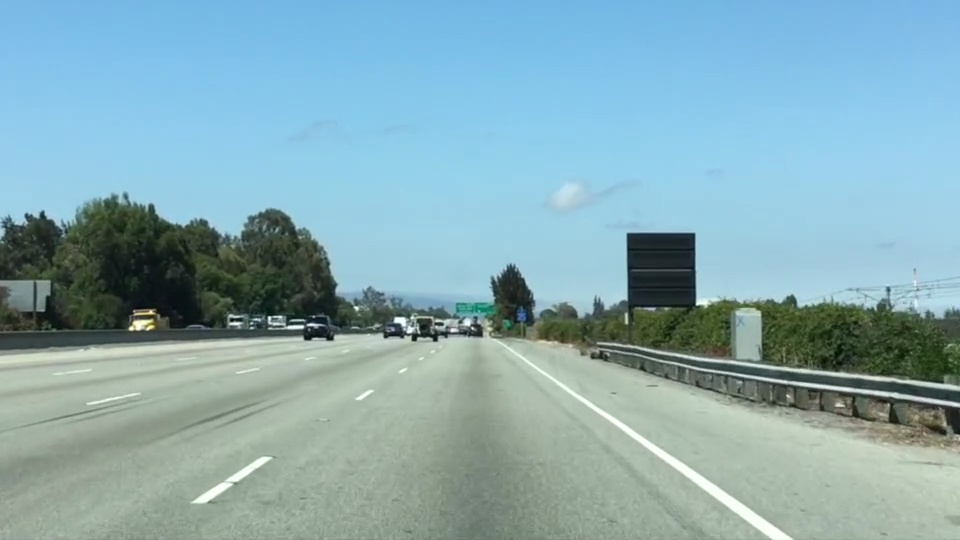
#> input picture wk01_finding_lanes/test.png, 960 x 540 px
$ python color_selection.py
#> lines starting #> are read from the running program, lines starting #| are printed output that depends on the picture; after the words box and inside, x2 and y2 are one past the last pixel; in counts of white or black regions, pixels touching at a corner belong together
import matplotlib.pyplot as plt
import matplotlib.image as mpimg
import numpy as np

# Read in the image and print out some stats
image = (mpimg.imread('test.png')*255).astype('uint8')
print('This image is: ',type(image),
         'with dimensions:', image.shape)
#| This image is:  <class 'numpy.ndarray'> with dimensions: (540, 960, 4)

# Grab the x and y size and make a copy of the image
ysize = image.shape[0]
#> ysize = 540
xsize = image.shape[1]
#> xsize = 960
color_select = np.copy(image)

# Define color selection criteria
###### MODIFY THESE VARIABLES TO MAKE YOUR COLOR SELECTION
red_threshold = 200
green_threshold = 200
blue_threshold = 200
######

rgb_threshold = [red_threshold, green_threshold, blue_threshold]

# Do a bitwise or with the "|" character to identify
# pixels below the thresholds
thresholds = (image[:,:,0] < rgb_threshold[0]) \
            | (image[:,:,1] < rgb_threshold[1]) \
            | (image[:,:,2] < rgb_threshold[2])
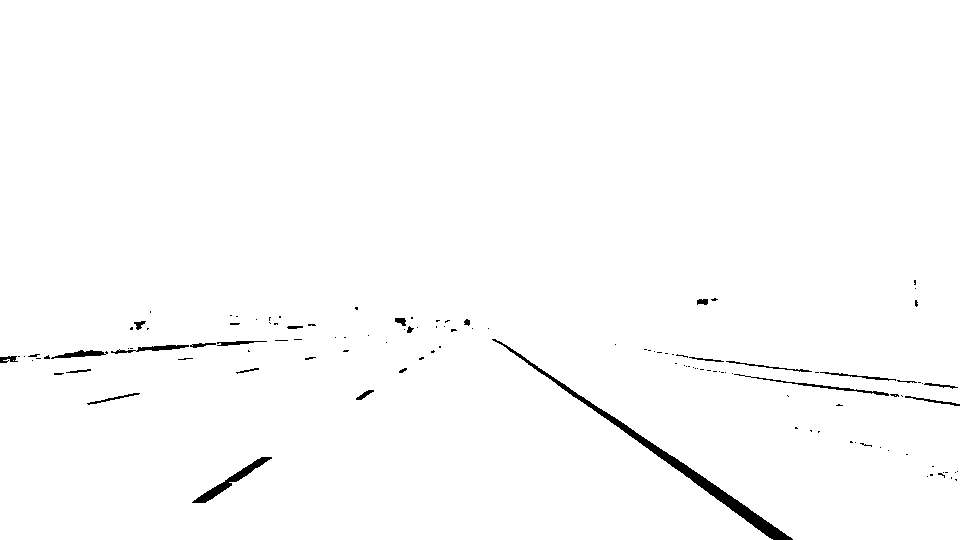
#> thresholds: shape (540, 960) bool; 98.9% white; 122 black regions (96 under 20 px), largest, box (x1, y1, x2, y2) and area: (492, 339, 793, 540) 2493, (192, 457, 272, 503) 624, (734, 374, 889, 396) 302
#> (the run stopped early here; a loop or call above may not have finished)

$ run again, with wk01_finding_lanes/laneLines_thirdPass.jpg saved as wk01_finding_lanes/test.png
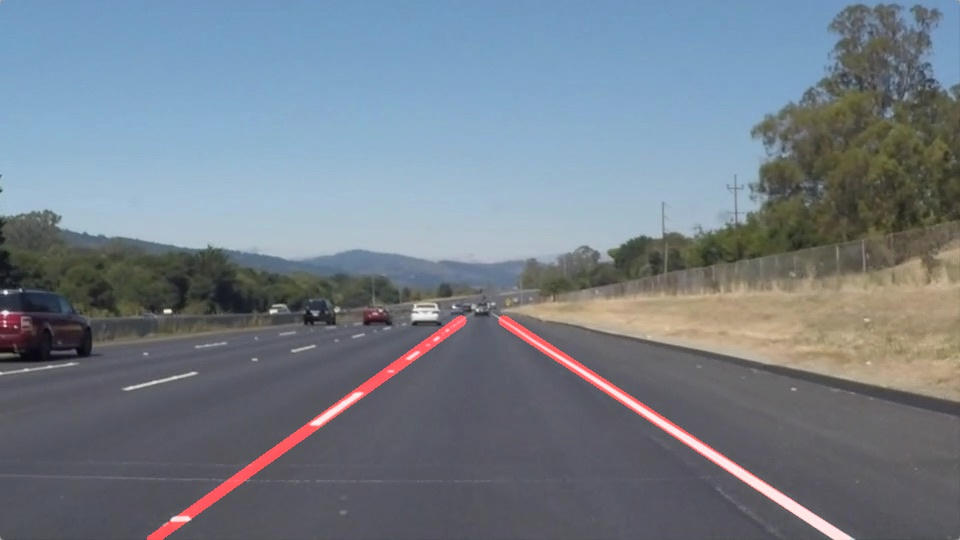
#> input picture wk01_finding_lanes/laneLines_thirdPass.jpg, 960 x 540 px
#| This image is:  <class 'numpy.ndarray'> with dimensions: (540, 960, 3)
#> `thresholds = (image[:,:,0] < rgb_threshold[0]) \ | (image[:,:,1] < rgb..`:
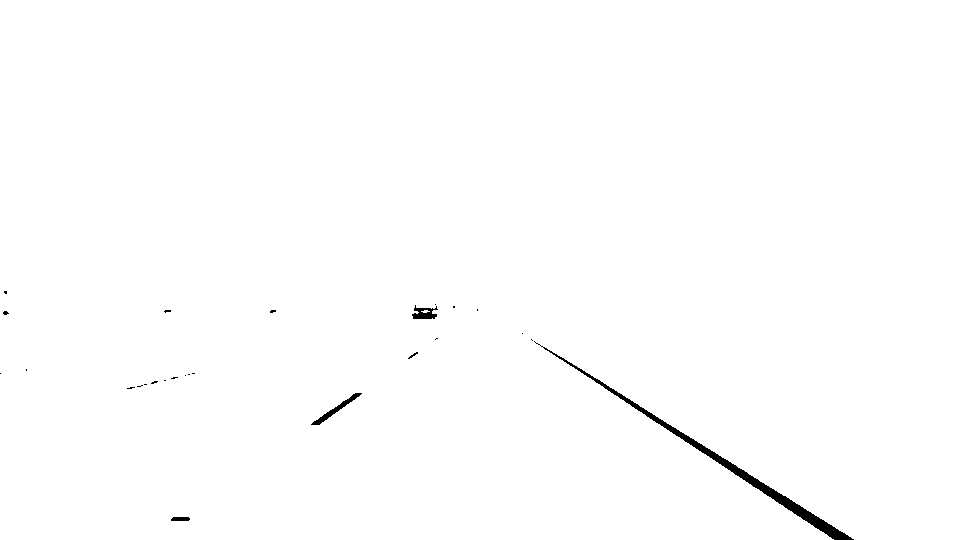
#> thresholds: shape (540, 960) bool; 99.4% white; 26 black regions (21 under 20 px), largest, box (x1, y1, x2, y2) and area: (534, 341, 854, 540) 2207, (311, 393, 362, 425) 269, (412, 305, 438, 319) 211, (171, 517, 190, 521) 71, (408, 352, 418, 359) 21
#> `plt.show()`:
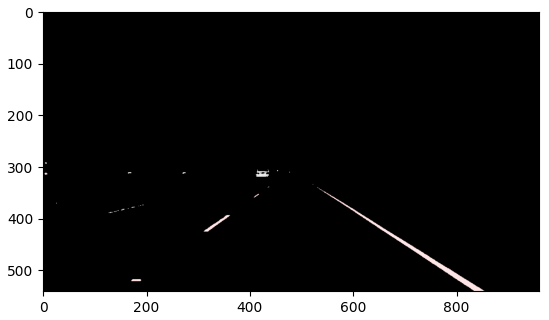
#> figure drawn by matplotlib, 1 panel
